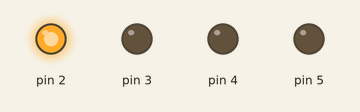
Bench run of a sketch on a simulated Arduino Uno, built with avr-gcc and run on an emulated ATmega328P. On the bench: output pins drawn as LEDs (lit = HIGH). What the sketch prints to the serial monitor is not drawn.

Above: at 0.04 s.
At 0.58 s:
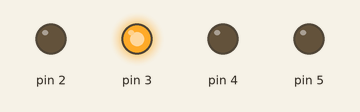
At 1.36 s:
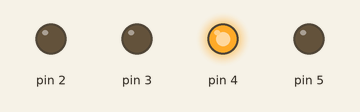
At 2.86 s:
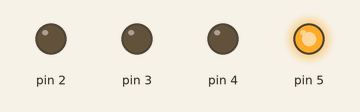
Timing chart, 0 to 3.2 s (numbered marks = the images above):
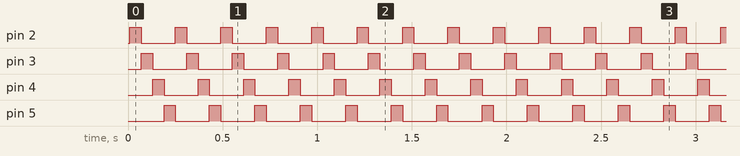

Measured:
- by itself, pin 2–5: alternates HIGH for 0.06 s and LOW for 0.18 s

The sketch:

sketch_jul22a.ino
```cpp
/****************************************step54 part****************************************/
/*
  接线：
  GND----------GND
  5V----------VCC
  2------------IN1
  3------------IN2
  4------------IN3
  5------------IN4
*/
#define step54TimeInterval 10                                                 //检测一次的时间间隔
unsigned long step54Times = 0;                                                //记录设备运行时间
int runStepCount = 0;
#define step54TimeInterval1 10                                                //检测一次的时间间隔
unsigned long step54Times1 = 0;                                               //记录设备运行时间
int runStepCount1 = 0;
/****************************************set up and loop part*********************************/
void setup() {
  Serial.begin(9600);                                                         //设置串口波特率为9600
  for (int i = 2; i < 6; i++) {
    pinMode(i, OUTPUT);                                                       //初始化四个引脚为输出模式
  }
  Serial.println("设备上线！");
}
void loop() {
  clockwise(512);                                                             //顺时针旋转512步为一圈
  //anticlockwise(512);                                                       //逆时针旋转512步为一圈
}
/****************************************step54 part****************************************/
/*顺时针旋转512步为一圈*/
void clockwise(int num) {
  //只转一次指定的角度
  if (runStepCount < num) {
    if (millis() - step54Times >= step54TimeInterval) {                       //一定时间执行一次
      step54Times = millis();
      runStepCount++;                                                         //计数
      for (int i = 2; i < 6; i++) {
        digitalWrite(i, HIGH);
        delay(60);                                                             //可以控制速度，建议不要小于2
        digitalWrite(i, LOW);
      }
    }
  }
  //不注释下面的if会一直转
  if (runStepCount >= num) {                                                  //重复转，一直转
    runStepCount = 0;
  }
}
/*逆时针旋转512步为一圈*/
void anticlockwise(int num) {
  if (runStepCount1 < num) {
    if (millis() - step54Times1 >= step54TimeInterval1) {                     //一定时间执行一次
      step54Times1 = millis();
      runStepCount1++;
      for (int i = 5; i > 1; i--) {
        digitalWrite(i, HIGH);
        delay(2);                                                             //可以控制速度，建议不要小于2
        digitalWrite(i, LOW);
      }
    }
  }
  //不注释下面的if会一直转
  //    if (runStepCount1 >= num) {                                              //重复转，一直转
  //      runStepCount1 = 0;
  //    }
}
```
